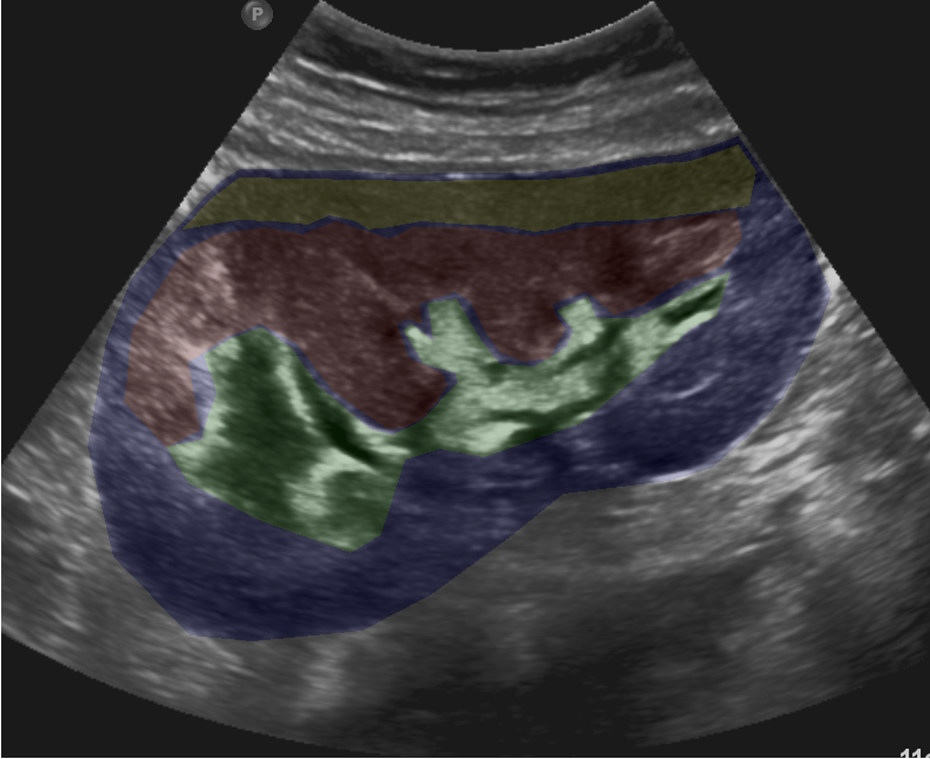
#> input picture kidneyUS-main copia/kidneyUSlogo.png, 930 x 759 px, shrunk from 1554 x 1268 before the run, found by its file name
$ python analyze_logo.py
#> lines starting #> are read from the running program, lines starting #| are printed output that depends on the picture; after the words box and inside, x2 and y2 are one past the last pixel; in counts of white or black regions, pixels touching at a corner belong together
import cv2
import numpy as np

img = cv2.imread('/Users/ada/Desktop/Segmentazione rene dalle ultrasound /kidneyUS-main/kidneyUSlogo.png')
#> img is the input picture: shape (759, 930, 3); mean B, G, R 58.7, 57.6, 58.1
h, w = img.shape[:2]
#> h = 759; w = 930

print(f"Dimensioni logo: {w}x{h}")
#| Dimensioni logo: 930x759

# Cerca i colori più saturi (colorati, non grigi)
roi = img[h//4:3*h//4, w//4:3*w//4]
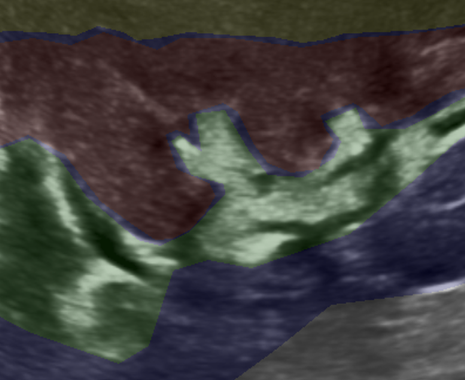
#> roi: shape (380, 465, 3); mean B, G, R 61.3, 63.8, 64.4
roi_hsv = cv2.cvtColor(roi, cv2.COLOR_BGR2HSV)
#> roi_hsv: shape (380, 465, 3); mean H, S, V 49.8, 77.1, 75.6

# Pixel con saturazione significativa
saturated = roi_hsv[:,:,1] > 40
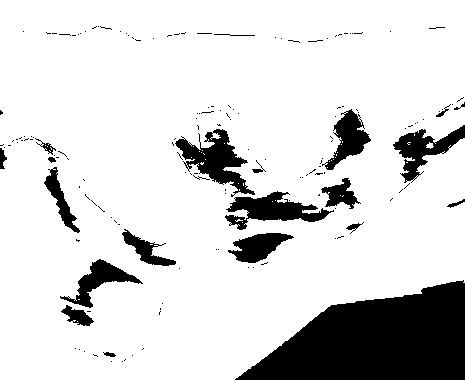
#> saturated: shape (380, 465) bool; 84.6% white; 159 black regions (138 under 20 px), largest, box (x1, y1, x2, y2) and area: (235, 280, 465, 380) 14987, (175, 129, 255, 197) 2101, (225, 191, 334, 230) 1867
print(f"Pixel colorati: {np.sum(saturated)}")
#| Pixel colorati: 149415

if np.sum(saturated) > 0:
    saturated_pixels = roi[saturated]
    # Raggruppa per colore
    from collections import Counter
    colors = [(int(p[2])//20*20, int(p[1])//20*20, int(p[0])//20*20) for p in saturated_pixels]
#> colors = 149415 items
    counter = Counter(colors)
#> counter = 89 items

    print("\nColori principali (RGB raggruppati):")
    for rgb, count in counter.most_common(10):
        print(f"  RGB{rgb}: {count} pixels")
#> this loop made 10 passes
#> (rgb, count) on passes 1 to 10: ((40, 20, 20), 22299), ((60, 40, 40), 20980), ((40, 40, 60), 16456), ((20, 20, 40), 13191), ((40, 40, 20), 10799), ((20, 40, 20), 8758), ((40, 60, 40), 8027), ((60, 80, 60), 5627), ((80, 100, 80), 4632), ((20, 20, 60), 4574)
#|   RGB(40, 20, 20): 22299 pixels
#|   RGB(60, 40, 40): 20980 pixels
#|   RGB(40, 40, 60): 16456 pixels
#|   RGB(20, 20, 40): 13191 pixels
#|   RGB(40, 40, 20): 10799 pixels
#|   RGB(20, 40, 20): 8758 pixels
#|   RGB(40, 60, 40): 8027 pixels
#|   RGB(60, 80, 60): 5627 pixels
#> (further printed lines are left out)
